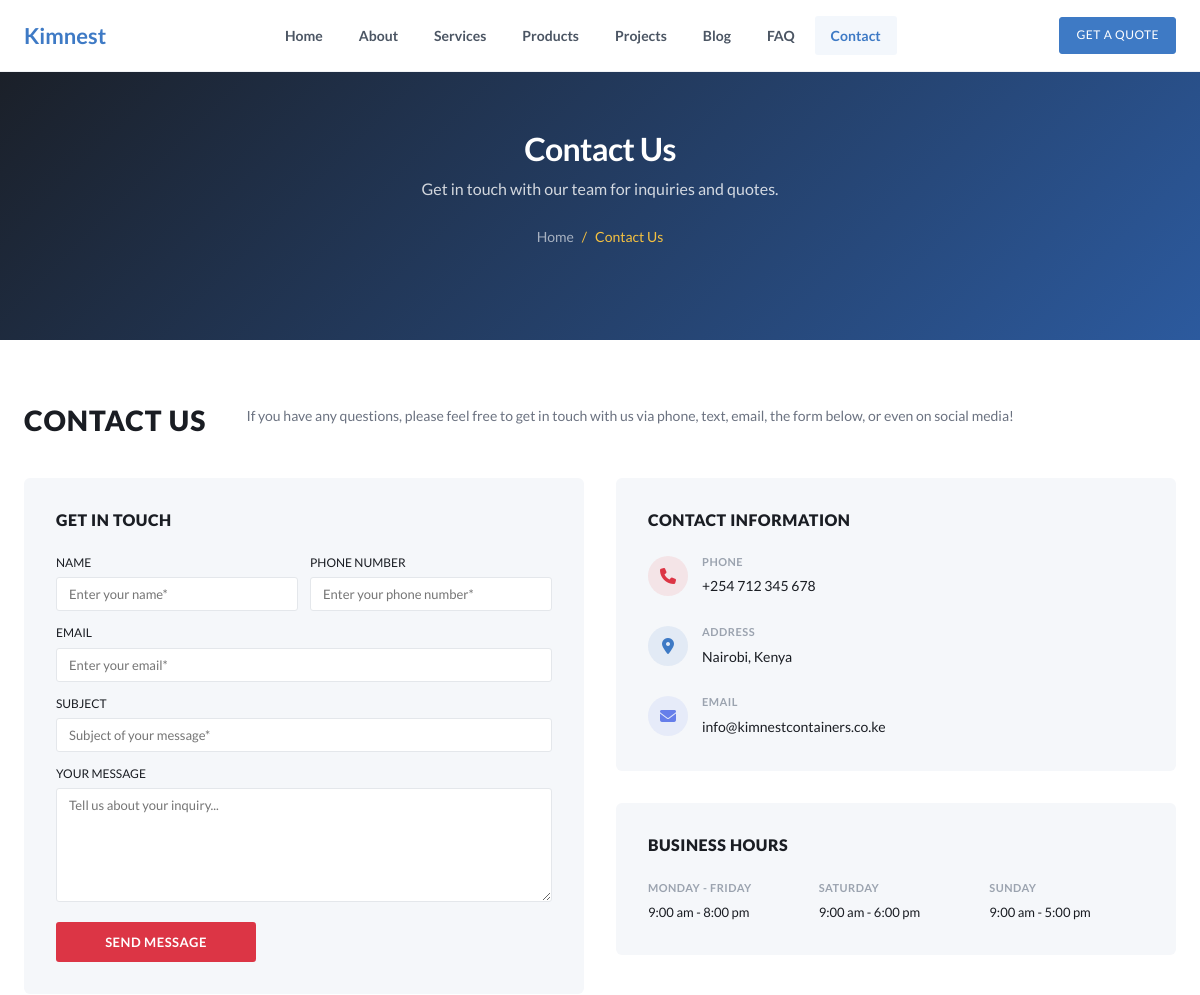
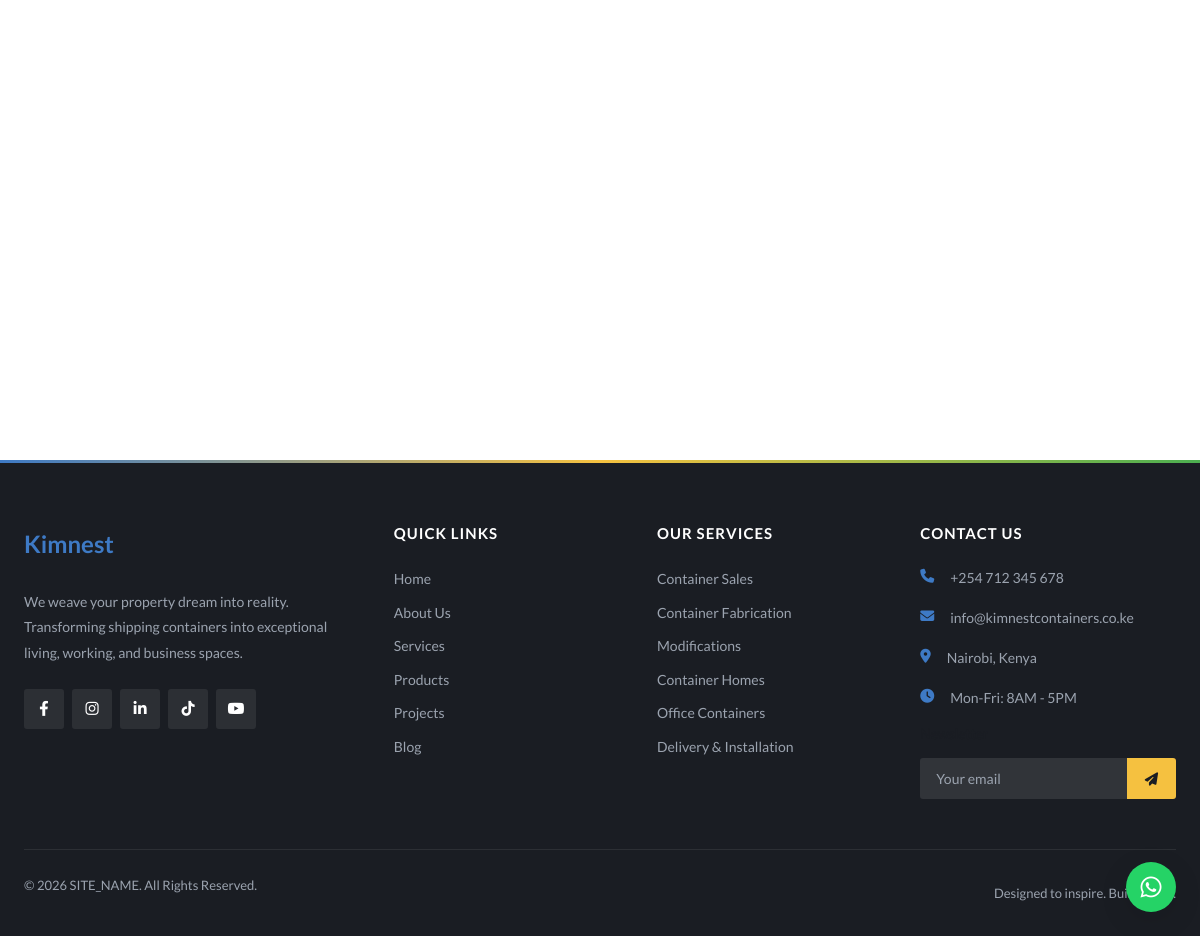
The page /pages/contact.php on the database its author committed (2 pictures, top to bottom).
### tables this page shows
CREATE TABLE site_content (
    id INT AUTO_INCREMENT PRIMARY KEY,
    page_slug VARCHAR(50) NOT NULL,
    section_key VARCHAR(50) NOT NULL,
    content_key VARCHAR(100) NOT NULL,
    content_value LONGTEXT,
    content_type ENUM('text', 'textarea', 'html', 'image') DEFAULT 'text',
    is_visible TINYINT(1) DEFAULT 1,
    created_at TIMESTAMP DEFAULT CURRENT_TIMESTAMP,
    updated_at TIMESTAMP DEFAULT CURRENT_TIMESTAMP ON UPDATE CURRENT_TIMESTAMP,
    UNIQUE KEY unique_content (page_slug, section_key, content_key)
);

CREATE TABLE site_settings (
    id INT AUTO_INCREMENT PRIMARY KEY,
    setting_key VARCHAR(100) NOT NULL UNIQUE,
    setting_value TEXT,
    created_at TIMESTAMP DEFAULT CURRENT_TIMESTAMP,
    updated_at TIMESTAMP DEFAULT CURRENT_TIMESTAMP ON UPDATE CURRENT_TIMESTAMP
);

### includes/functions.php (called while the page is built, shortened)
<?php
require_once __DIR__ . '/db.php';
function getContent($page, $section, $key, $default = '') {
    global $pdo;
    $stmt = $pdo->prepare("SELECT content_value, content_type, is_visible FROM site_content WHERE page_slug = ? AND section_key = ? AND content_key = ?");
    $stmt->execute([$page, $section, $key]);
    $result = $stmt->fetch();
    $value = $result['content_value'];
    $type = $result['content_type'] ?? 'text';
    if ($type === 'textarea') {
        $value = strip_tags($value);
        $value = trim($value);
    }
    return $value;
}
function getSetting($key, $default = '') {
    global $pdo;
    $stmt = $pdo->prepare("SELECT setting_value FROM site_settings WHERE setting_key = ?");
    $stmt->execute([$key]);
    $result = $stmt->fetch();
    return $result ? $result['setting_value'] : $default;
}

### pages/contact.php (the view, shortened to what this page needs)
<?php
include __DIR__ . '/../includes/header.php';
$heroBg = getContent('contact', 'hero', 'bg_image', '');
$heroOverlay = getContent('contact', 'hero', 'overlay_color', '#1a2e4a');
$heroDesc = getContent('contact', 'hero', 'description', '');
?>
<section class="page-banner page-banner--tall" <?php if (!empty($heroBg)): ?>style="background-image: linear-gradient(<?= $heroOverlay ?>dd, <?= $heroOverlay ?>ee), url(<?= BASE_URL ?>/<?= htmlspecialchars($heroBg) ?>); background-size: cover; background-position: center;"<?php endif; ?>>
    <div class="container">
        <h1><?= htmlspecialchars(getContent('contact', 'hero', 'overline', 'Contact Us')) ?></h1>
        <?php if (!empty($heroDesc)): ?>
            <p class="page-banner__desc"><?= htmlspecialchars($heroDesc) ?></p>
        <?php endif; ?>
        <div class="breadcrumb">
            <a href="<?= BASE_URL ?>/">Home</a> <span>/</span> <span>Contact Us</span>
        </div>
    </div>
</section>
<section class="section">
    <div class="container">
        <div class="contact-header">
            <h2 class="contact-header__title">CONTACT US</h2>
            <p class="contact-header__desc">If you have any questions, please feel free to get in touch with us via phone, text, email, the form below, or even on social media!</p>
        </div>
        <div class="contact-two-col">
            <div class="contact-form-card">
                <h3>GET IN TOUCH</h3>
                <form action="<?= BASE_URL ?>/api/contact_handler.php" method="POST" data-ajax class="form--compact">
                    <div class="form-row">
                        <div class="form-group">
                            <label>NAME</label>
                            <input type="text" name="full_name" placeholder="Enter your name*" required>
                        </div>
                        <div class="form-group">
                            <label>PHONE NUMBER</label>
                            <input type="tel" name="phone" placeholder="Enter your phone number*">
                        </div>
                    </div>
                    <div class="form-group">
                        <label>EMAIL</label>
                        <input type="email" name="email" placeholder="Enter your email*" required>
                    </div>
                    <div class="form-group">
                        <label>SUBJECT</label>
                        <input type="text" name="subject" placeholder="Subject of your message*" required>
                    </div>
                    <div class="form-group">
                        <label>YOUR MESSAGE</label>
                        <textarea name="message" rows="6" required placeholder="Tell us about your inquiry..."></textarea>
                    </div>
                    <button type="submit" class="btn-contact-submit">SEND MESSAGE</button>
                </form>
            </div>
            <div class="contact-right-col">
                <div class="contact-info-card-new">
                    <h3>CONTACT INFORMATION</h3>
                    <div class="contact-info__item">
                        <div class="contact-info__icon"><i class="fas fa-phone"></i></div>
                        <div>
                            <span class="contact-info__label">PHONE</span>
                            <span class="contact-info__value"><?= htmlspecialchars(getSetting('site_phone', SITE_PHONE)) ?></span>
                        </div>
                    </div>
                    <div class="contact-info__item">
                        <div class="contact-info__icon contact-info__icon--pin"><i class="fas fa-map-marker-alt"></i></div>
                        <div>
                            <span class="contact-info__label">ADDRESS</span>
                            <span class="contact-info__value"><?= htmlspecialchars(getSetting('site_address', 'Nairobi, Kenya')) ?></span>
                        </div>
                    </div>
                    <div class="contact-info__item">
                        <div class="contact-info__icon contact-info__icon--email"><i class="fas fa-envelope"></i></div>
                        <div>
                            <span class="contact-info__label">EMAIL</span>
                            <span class="contact-info__value"><?= htmlspecialchars(getSetting('site_email', SITE_EMAIL)) ?></span>
                        </div>
                    </div>
                </div>
                <div class="contact-info-card-new">
                    <h3>BUSINESS HOURS</h3>
                    <div class="contact-hours">
                        <div class="contact-hours__item">
                            <span class="contact-hours__day">MONDAY - FRIDAY</span>
                            <span class="contact-hours__time">9:00 am - 8:00 pm</span>
                        </div>
                        <div class="contact-hours__item">
                            <span class="contact-hours__day">SATURDAY</span>
                            <span class="contact-hours__time">9:00 am - 6:00 pm</span>
                        </div>
                        <div class="contact-hours__item">
                            <span class="contact-hours__day">SUNDAY</span>
                            <span class="contact-hours__time">9:00 am - 5:00 pm</span>
                        </div>
                    </div>
                </div>
            </div>
        </div>
    </div>
</section>
<?php include __DIR__ . '/../includes/footer.php'; ?>

### includes/footer.php (shortened to what this page needs)
    </main>
    <footer class="footer">
        <div class="container">
            <div class="footer-grid">
                <div class="footer-col">
                    <a href="<?= BASE_URL ?>/" class="footer-logo">
                        <span class="logo-text">Kim<span>nest</span></span>
                    </a>
                    <p><?= htmlspecialchars(getSetting('site_tagline', 'We weave your property dream into reality. Transforming shipping containers into exceptional living, working, and business spaces.')) ?></p>
                    <div class="social-links">
                        <a href="<?= getSetting('facebook_url', '#') ?>" target="_blank"><i class="fab fa-facebook-f"></i></a>
                        <a href="<?= getSetting('instagram_url', '#') ?>" target="_blank"><i class="fab fa-instagram"></i></a>
                        <a href="<?= getSetting('linkedin_url', '#') ?>" target="_blank"><i class="fab fa-linkedin-in"></i></a>
                        <a href="<?= getSetting('tiktok_url', '#') ?>" target="_blank"><i class="fab fa-tiktok"></i></a>
                        <a href="<?= getSetting('youtube_url', '#') ?>" target="_blank"><i class="fab fa-youtube"></i></a>
                    </div>
                </div>
                <div class="footer-links-group">
                    <div class="footer-col">
                        <h3>Quick Links</h3>
                        <ul class="footer-links">
                            <li><a href="<?= BASE_URL ?>/">Home</a></li>
                            <li><a href="<?= BASE_URL ?>/about">About Us</a></li>
                            <li><a href="<?= BASE_URL ?>/services">Services</a></li>
                            <li><a href="<?= BASE_URL ?>/products">Products</a></li>
                            <li><a href="<?= BASE_URL ?>/projects">Projects</a></li>
                            <li><a href="<?= BASE_URL ?>/blog">Blog</a></li>
                        </ul>
                    </div>
                    <div class="footer-col">
                        <h3>Our Services</h3>
                        <ul class="footer-links">
                            <li><a href="<?= BASE_URL ?>/services#sales">Container Sales</a></li>
                            <li><a href="<?= BASE_URL ?>/services#fabrication">Container Fabrication</a></li>
                            <li><a href="<?= BASE_URL ?>/services#modifications">Modifications</a></li>
                            <li><a href="<?= BASE_URL ?>/services#homes">Container Homes</a></li>
                            <li><a href="<?= BASE_URL ?>/services#offices">Office Containers</a></li>
                            <li><a href="<?= BASE_URL ?>/services#delivery">Delivery & Installation</a></li>
                        </ul>
                    </div>
                </div>
                <div class="footer-col">
                    <h3>Contact Us</h3>
                    <ul class="footer-contact">
                        <li><i class="fas fa-phone"></i> <?= getSetting('site_phone', SITE_PHONE) ?></li>
                        <li><i class="fas fa-envelope"></i> <?= getSetting('site_email', SITE_EMAIL) ?></li>
                        <li><i class="fas fa-map-marker-alt"></i> <?= getSetting('site_address', 'Nairobi, Kenya') ?></li>
                        <li><i class="fas fa-clock"></i> Mon-Fri: 8AM - 5PM</li>
                    </ul>
                    <div class="newsletter">
                        <h4>Newsletter</h4>
                        <form class="newsletter-form" id="newsletterForm" action="<?= BASE_URL ?>/api/newsletter.php">
                            <input type="email" name="email" placeholder="Your email" required>
                            <button type="submit"><i class="fas fa-paper-plane"></i></button>
                        </form>
                    </div>
                </div>
            </div>
            <div class="footer-bottom">
                <p>&copy; <?= date('Y') ?> <?= SITE_NAME ?>. All Rights Reserved.</p>
                <p>Designed to inspire. Built to last.</p>
            </div>
        </div>
    </footer>
    <a href="https://wa.me/<?= getSetting('site_whatsapp', SITE_WHATSAPP) ?>" class="whatsapp-float" target="_blank">
        <i class="fab fa-whatsapp"></i>
    </a>
</body>
</html>

### rows shown on the page
site_content: content_value "Contact Us"
site_content: content_value "Get in touch with our team for inquiries and quotes."
site_settings: setting_value "+254 712 345 678"
site_settings: setting_value "Nairobi, Kenya"
site_settings: setting_value "info@kimnestcontainers.co.ke"
site_settings: setting_value "We weave your property dream into reality. Transforming shipping containers into exceptional living, working, and business spaces."

### other values the page prints
SITE_NAME "SITE_NAME"
